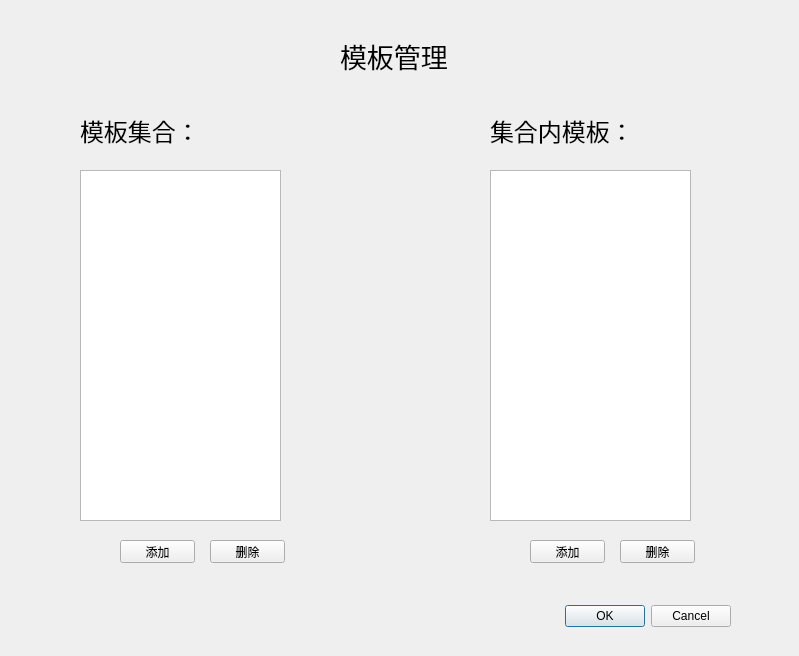
<?xml version="1.0" encoding="UTF-8"?>
<ui version="4.0">
 <class>MarchSetting</class>
 <widget class="QDialog" name="MarchSetting">
  <property name="geometry">
   <rect>
    <x>0</x>
    <y>0</y>
    <width>799</width>
    <height>656</height>
   </rect>
  </property>
  <property name="windowTitle">
   <string>模板管理（模板匹配）</string>
  </property>
  <widget class="QDialogButtonBox" name="buttonBox">
   <property name="geometry">
    <rect>
     <x>390</x>
     <y>600</y>
     <width>341</width>
     <height>32</height>
    </rect>
   </property>
   <property name="orientation">
    <enum>Qt::Horizontal</enum>
   </property>
   <property name="standardButtons">
    <set>QDialogButtonBox::Cancel|QDialogButtonBox::Ok</set>
   </property>
  </widget>
  <widget class="QLabel" name="label">
   <property name="geometry">
    <rect>
     <x>80</x>
     <y>110</y>
     <width>171</width>
     <height>41</height>
    </rect>
   </property>
   <property name="font">
    <font>
     <family>仿宋</family>
     <pointsize>18</pointsize>
    </font>
   </property>
   <property name="text">
    <string>模板集合：</string>
   </property>
  </widget>
  <widget class="QLabel" name="label_2">
   <property name="geometry">
    <rect>
     <x>490</x>
     <y>110</y>
     <width>171</width>
     <height>41</height>
    </rect>
   </property>
   <property name="font">
    <font>
     <family>仿宋</family>
     <pointsize>18</pointsize>
    </font>
   </property>
   <property name="text">
    <string>集合内模板：</string>
   </property>
  </widget>
  <widget class="QListView" name="listView_set">
   <property name="geometry">
    <rect>
     <x>80</x>
     <y>170</y>
     <width>201</width>
     <height>351</height>
    </rect>
   </property>
   <property name="font">
    <font>
     <family>仿宋</family>
     <pointsize>12</pointsize>
    </font>
   </property>
  </widget>
  <widget class="QListView" name="listView">
   <property name="geometry">
    <rect>
     <x>490</x>
     <y>170</y>
     <width>201</width>
     <height>351</height>
    </rect>
   </property>
   <property name="font">
    <font>
     <family>仿宋</family>
     <pointsize>12</pointsize>
    </font>
   </property>
  </widget>
  <widget class="QLabel" name="label_3">
   <property name="geometry">
    <rect>
     <x>340</x>
     <y>40</y>
     <width>121</width>
     <height>31</height>
    </rect>
   </property>
   <property name="font">
    <font>
     <family>仿宋</family>
     <pointsize>20</pointsize>
    </font>
   </property>
   <property name="text">
    <string>模板管理</string>
   </property>
  </widget>
  <widget class="QPushButton" name="addBT1">
   <property name="geometry">
    <rect>
     <x>120</x>
     <y>540</y>
     <width>75</width>
     <height>23</height>
    </rect>
   </property>
   <property name="text">
    <string>添加</string>
   </property>
  </widget>
  <widget class="QPushButton" name="deleteBT1">
   <property name="geometry">
    <rect>
     <x>210</x>
     <y>540</y>
     <width>75</width>
     <height>23</height>
    </rect>
   </property>
   <property name="text">
    <string>删除</string>
   </property>
  </widget>
  <widget class="QPushButton" name="deleteBT2">
   <property name="geometry">
    <rect>
     <x>620</x>
     <y>540</y>
     <width>75</width>
     <height>23</height>
    </rect>
   </property>
   <property name="text">
    <string>删除</string>
   </property>
  </widget>
  <widget class="QPushButton" name="addBT2">
   <property name="geometry">
    <rect>
     <x>530</x>
     <y>540</y>
     <width>75</width>
     <height>23</height>
    </rect>
   </property>
   <property name="text">
    <string>添加</string>
   </property>
  </widget>
 </widget>
 <resources/>
 <connections>
  <connection>
   <sender>buttonBox</sender>
   <signal>accepted()</signal>
   <receiver>MarchSetting</receiver>
   <slot>accept()</slot>
   <hints>
    <hint type="sourcelabel">
     <x>248</x>
     <y>254</y>
    </hint>
    <hint type="destinationlabel">
     <x>157</x>
     <y>274</y>
    </hint>
   </hints>
  </connection>
  <connection>
   <sender>buttonBox</sender>
   <signal>rejected()</signal>
   <receiver>MarchSetting</receiver>
   <slot>reject()</slot>
   <hints>
    <hint type="sourcelabel">
     <x>316</x>
     <y>260</y>
    </hint>
    <hint type="destinationlabel">
     <x>286</x>
     <y>274</y>
    </hint>
   </hints>
  </connection>
 </connections>
</ui>
